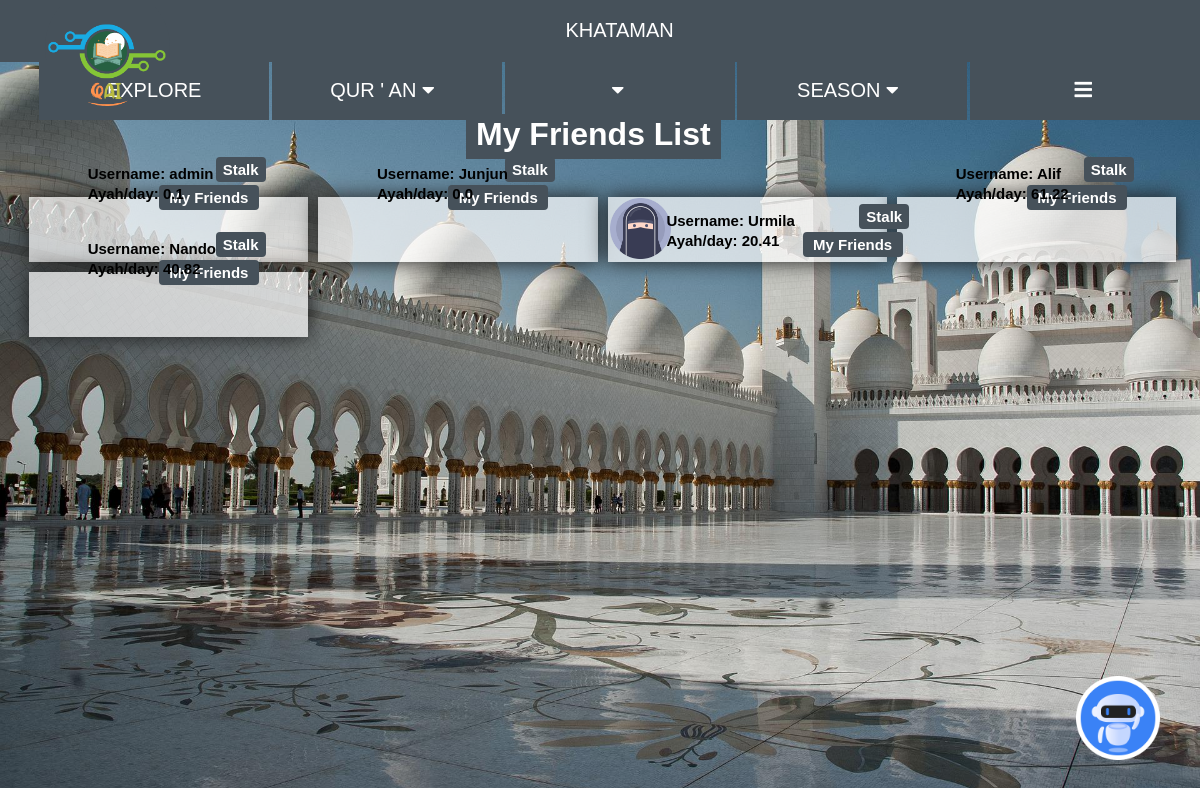
The page /viewfriends/id/2 (signed in) on the database its author committed.
### ownlibs/dbmodels.py (models this page shows, shortened)
class Users(db.Model, UserMixin):
    __tablename__="Users"
    id = db.Column(db.Integer, primary_key=True)
    date_join = db.Column(db.DateTime, default=datetime.utcnow)
    username = db.Column(db.String(20), nullable=False, unique=True)
    gender = db.Column(db.String, nullable=False, default="Female")
    email = db.Column(db.String(20), nullable=False, unique=True) #unique=True
    password = db.Column(db.String(128), nullable=False)
    last_read = db.Column(db.Integer)
    bookmarks = db.Column(db.String)
    ap = db.Column(db.Integer, nullable=False, default=0)
    read_ayahs = db.Column(db.Integer, nullable=False, default=0)
    read_juz = db.Column(db.Integer, nullable=False, default=0)
    anonym = db.Column(db.Boolean, nullable=False, default=False)
    on_season = db.Column(db.String, nullable=False, default="1")
    visit_explore = db.Column(db.Integer, nullable=False, default=0)
    khatam_post = db.relationship("Khatam", backref="author") #lazy = True
    progress_khatam = db.relationship("PKhatam", backref="owner")
    friends = db.relationship("Friends", backref="owner")
    progress_dmission = db.relationship("PDMission", backref="owner")
    season_history = db.relationship("SeasonHistory", backref="owner")
    khatam_member = db.relationship("Khatam", secondary=UserKhatam, backref="members")
    retry_same_ayah = db.Column(db.Integer, nullable=False, default=0)
    retried_ayahnquran = db.Column(db.Integer)

### app.py (the view)
@app.route("/viewfriends/id/<id>", methods=["GET", "POST"])
@login_required
def view_friends(id=1):
    rules = AppRules.query.filter_by(id=1).first()
    owner = Users.query.filter_by(id=int(id)).first()
    friends = Friends.query.filter_by(friend_id=int(id))
    curr_usr_f = Friends.query.filter_by(friend_id=current_user.id)
    ls_id = []
    ls_usernames = []
    ls_ad = []
    ls_gender = []
    curr_usr_f_id = []
    for i in owner.friends:
        temp = Users.query.filter_by(id=i.friend_id).first()
        ls_id.append(temp.id)
        ls_usernames.append(temp.username)
        ls_ad.append(temp.read_ayahs/rules.days)
        ls_gender.append(temp.gender)
    for i in friends:
        ls_id.append(i.owner.id)
        ls_usernames.append(i.owner.username)
        ls_ad.append(i.owner.read_ayahs/rules.days)
        ls_gender.append(i.owner.gender)
    for i in current_user.friends:
        curr_usr_f_id.append(i.friend_id)
    for i in curr_usr_f:
        curr_usr_f_id.append(i.owner_id)
    return render_template("socials/view_friends.html",
    id=int(id),
    owner=owner,
    ls_id=ls_id,
    ls_usernames=ls_usernames,
    ls_ad=ls_ad,
    ls_gender=ls_gender,
    curr_usr_f_id=curr_usr_f_id)

### app.py (called while the page is built)
@lm.user_loader
def load_user(user_id):
    return Users.query.get(int(user_id))

### templates/socials/view_friends.html (shortened to what this page needs)
{% extends "theme.html" %}
{% block body %}
<div class="bg-rank-l">
{% if current_user.id == id %}
    <h1 class="rank">My Friends List</h1>
{% else %}
    <h1 class="rank">{{owner.username}}'s Friends List</h1>
{% endif %}
</div>
<div id="fr-profile-container">
    {% for i in range(ls_id|length) %}
        <div class="fr-profile-box">
            {% if ls_gender[i] == "Female" %}
                <img class="pp-vf" src="/static/cewe.png" alt="">
            {% else %}
                <img class="pp-vf" src="/static/cowo.png" alt="">
            {% endif %}
            {% if ls_id[i] == current_user.id %}
                <button class="btn-addf-vf" disabled><a href="">Self</a></button>
            {% elif current_user.id == id %}
                <button class="btn-addf-vf" disabled><a href="">My Friends</a></button>
            {% else %}
                {% if ls_id[i] in curr_usr_f_id %}
                    <button class="btn-addf-vf" disabled><a href="">My Friends</a></button>
                {% else %}
                    <button class="btn-addf-vf" disabled><a href="{{url_for('add_friends', id=ls_id[i])}}">Add Friends</a></button>
                {% endif %}
            {% endif %}
            <button class="btn-stalk-vf"><a href="{{url_for('stalk', id=ls_id[i])}}">Stalk</a></button>
            <br>
            <label class="lbl-vf" for="">Username: {{ls_usernames[i]}}</label>
            <br>
            <label class="lbl-vf" for="">Ayah/day: {{('%0.2f'| format(ls_ad[i])|float)}}</label>
        </div>
    {% endfor %}
</div>
{% endblock %}

### static/style.css (style rules this page uses)
.bg-rank-l { position: absolute; top: 13%; left: 38%; text-align: center; background-color: rgb(70, 81, 90); width: max-content; height: 45px; margin: 10px; padding-left: 10px; padding-right: 10px; }
body { margin: 0; padding: 0; background: url("/static/masjid.jpg"); background-size: cover; background-repeat: no-repeat; }
.rank { text-align: center; font-family:'Franklin Gothic Medium', 'Arial Narrow', Arial, sans-serif; font-size: 32px; color: white; }
#fr-profile-container { width: 97%; height: auto; display: flex; left: 2%; top: 24%; position: absolute; flex-wrap: wrap; }
.fr-profile-box { width: 24%; height: 65px; background-color: rgba(255, 255, 255, 0.7); font-family: 'Franklin Gothic Medium', 'Arial Narrow', Arial, sans-serif; font-size: 15px; font-weight: bold; margin: 5px; box-shadow: 0 0 20px rgb(27 27 27); border-radius: -98%; }
.pp-vf { top: -1%; position: relative; width: 65px; left: 0%; }
.lbl-vf { position: relative; color: rgb(0, 0, 0); left: 21%; top: -90%; }
.btn-addf-vf { position: relative; top: -18%; left: 45%; width: 100px; height: 25px; color: white; background-color: #46515a; border-radius: 4px; border: none; cursor: pointer; font-family: 'Franklin Gothic Medium', 'Arial Narrow', Arial, sans-serif; font-size: 15px; font-weight: bold; }
.btn-addf-vf a { color: white; }
.btn-stalk-vf { position: relative; top: -62%; left: 28%; width: 50px; height: 25px; color: white; background-color: #46515a; border-radius: 4px; border: none; cursor: pointer; font-family: 'Franklin Gothic Medium', 'Arial Narrow', Arial, sans-serif; font-size: 15px; font-weight: bold; }
.btn-stalk-vf a { color: white; }

### templates/theme.html (style rules this page uses)
body { background-color: rgb(195, 203, 209); }

### rows shown on the page
Users: username "admin"
Users: username "Junjun"
Users: gender "Female" (drawn), username "Urmila"
Users: username "Alif"
Users: username "Nando"

### other values the page prints
{{ ('%0.2f'| format(ls_ad[i])|float) }} "0.1" "0.0" "20.41" "61.22" "40.82"
